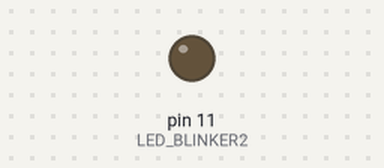
A sketch run on a simulated Arduino Uno, built with avr-gcc and run on an emulated ATmega328P. On the bench: output pins drawn as LEDs (lit = HIGH).

Above: at 0.15 s.
Timing chart, 0 to 1.6 s (numbered marks = the images above):
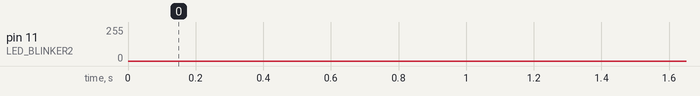

The sketch:

LED_FADER.ino
```cpp
#define LED_BLINKER2 11
#define POT 0


void setup() {
  pinMode(LED_BLINKER2, OUTPUT);

}

void loop() {
  for(int i=0; i<255; i++){
    analogWrite(LED_BLINKER2, i);
    delay(5);
  }
  for (int i=255; i>0; i--){
    analogWrite(LED_BLINKER2, i); {
      delay(5);
    }

  }
}
```
